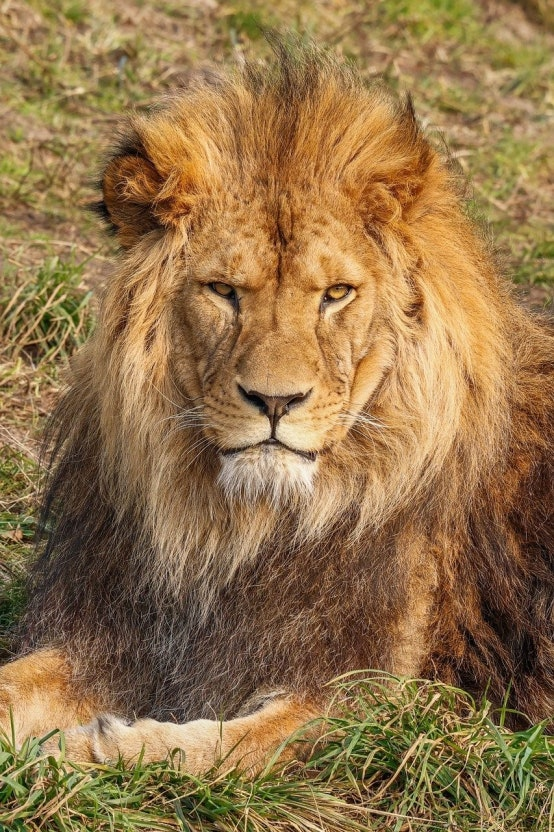
#> input picture 다운로드 (1).jpeg, 554 x 832 px
$ python -i animal_ai_animation.py   (imports and definitions only)
#> lines starting #> are read from the running program, lines starting #| are printed output that depends on the picture; after the words box and inside, x2 and y2 are one past the last pixel; in counts of white or black regions, pixels touching at a corner belong together
#> further down, picture is the input picture: shape (832, 554, 3); mean B, G, R 74.7, 116.2, 147.3
import os
import cv2
import numpy as np
from PIL import Image, ImageDraw, ImageFilter
from flask import Flask, request, render_template, send_file, jsonify, url_for
import subprocess
import tempfile
import uuid
import math
import random
import matplotlib.pyplot as plt
import io
import base64

# [1 line not run here, left out]
# [1 line that did not run here, left out]
# [1 line that did not run here, left out]
# [1 line that did not run here, left out]

# 폴더 생성
# [2 lines not run here, left out]

ALLOWED_EXTENSIONS = {'png', 'jpg', 'jpeg', 'gif', 'bmp', 'tiff'}

def allowed_file(filename):
    return '.' in filename and filename.rsplit('.', 1)[1].lower() in ALLOWED_EXTENSIONS

def detect_animal_body(image):
    """동물 몸체 감지 (색상 기반 세그멘테이션)"""
    # HSV 색상 공간으로 변환
    hsv = cv2.cvtColor(image, cv2.COLOR_BGR2HSV)
#> hsv: shape (832, 554, 3); mean H, S, V 17.1, 129.6, 147.8

    # 동물 털 색상 범위 (갈색, 검정, 흰색 등)
    lower_brown = np.array([10, 50, 50])
    upper_brown = np.array([20, 255, 255])

    lower_black = np.array([0, 0, 0])
    upper_black = np.array([180, 255, 50])

    lower_white = np.array([0, 0, 200])
    upper_white = np.array([180, 30, 255])

    # 마스크 생성
    mask_brown = cv2.inRange(hsv, lower_brown, upper_brown)
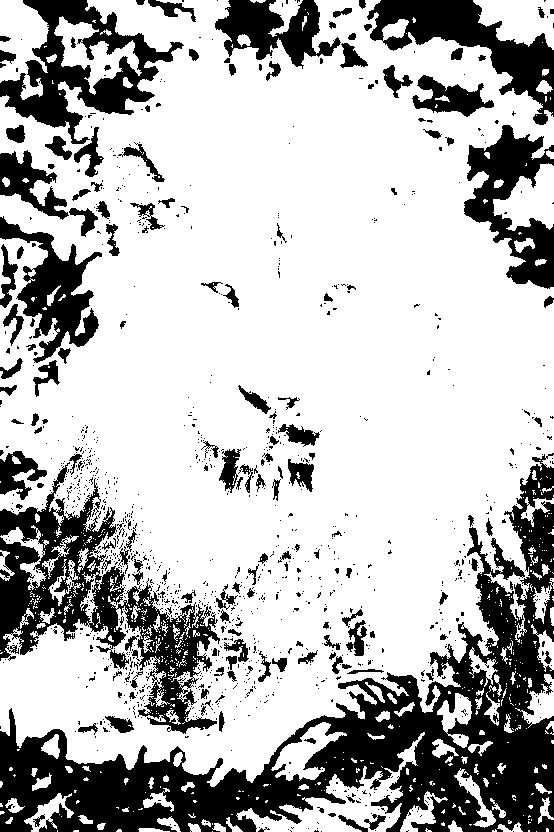
#> mask_brown: shape (832, 554); 72.6% white; 1241 black regions (1084 under 20 px), largest, box (x1, y1, x2, y2) and area: (0, 453, 554, 832) 52950, (0, 462, 220, 734) 17432, (0, 0, 184, 144) 9298
    mask_black = cv2.inRange(hsv, lower_black, upper_black)
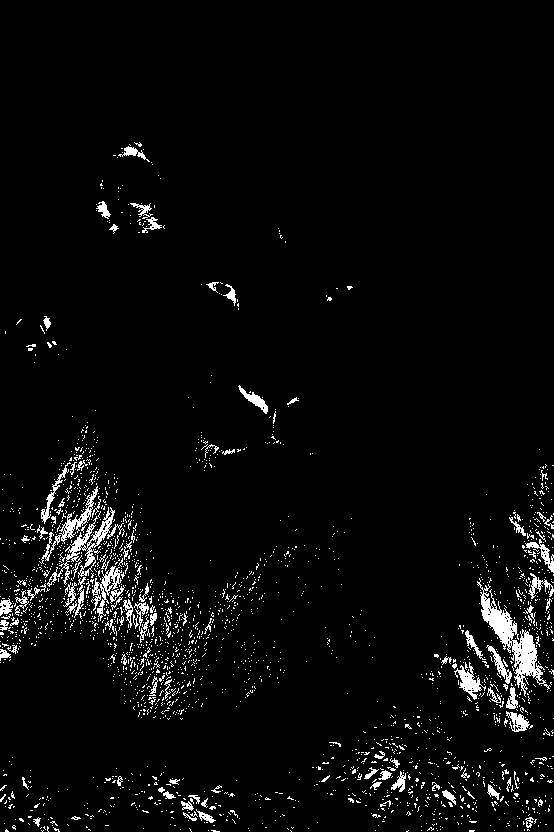
#> mask_black: shape (832, 554); 3.8% white in thin lines or dots, all inside (x1, y1, x2, y2) = (0, 142, 554, 832)
    mask_white = cv2.inRange(hsv, lower_white, upper_white)
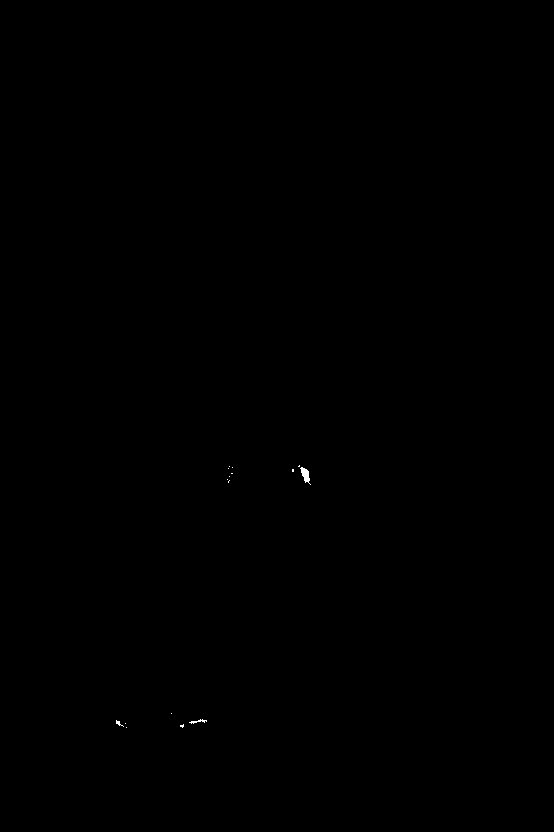
#> mask_white: shape (832, 554); 0.04% white; 16 white regions (13 under 20 px), largest, box (x1, y1, x2, y2) and area: (300, 467, 311, 485) 94, (189, 719, 207, 724) 36, (116, 720, 124, 727) 20

    # 마스크 결합
    mask = cv2.bitwise_or(mask_brown, mask_black)
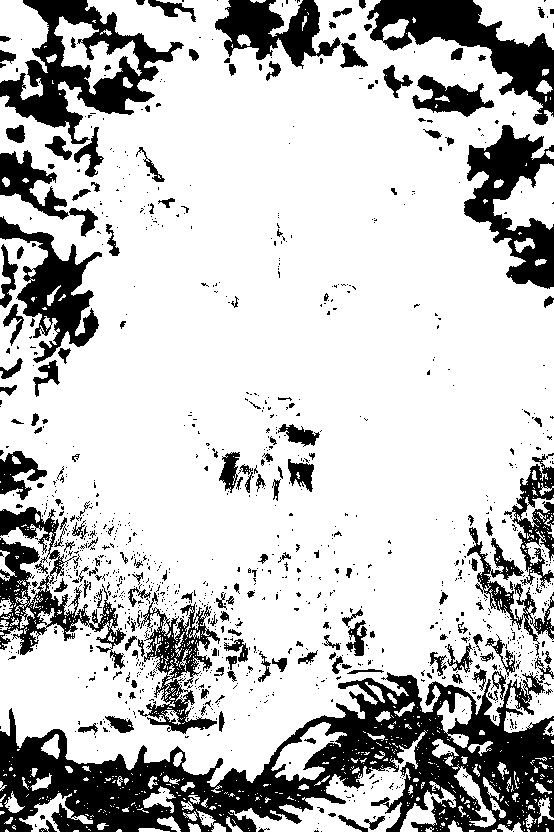
#> mask: shape (832, 554); 76.3% white; 1197 black regions (1019 under 20 px), largest, box (x1, y1, x2, y2) and area: (0, 656, 554, 832) 38354, (0, 0, 184, 144) 9298, (367, 0, 554, 125) 7726
    mask = cv2.bitwise_or(mask, mask_white)

    # 노이즈 제거
    kernel = np.ones((5,5), np.uint8)
    mask = cv2.morphologyEx(mask, cv2.MORPH_CLOSE, kernel)
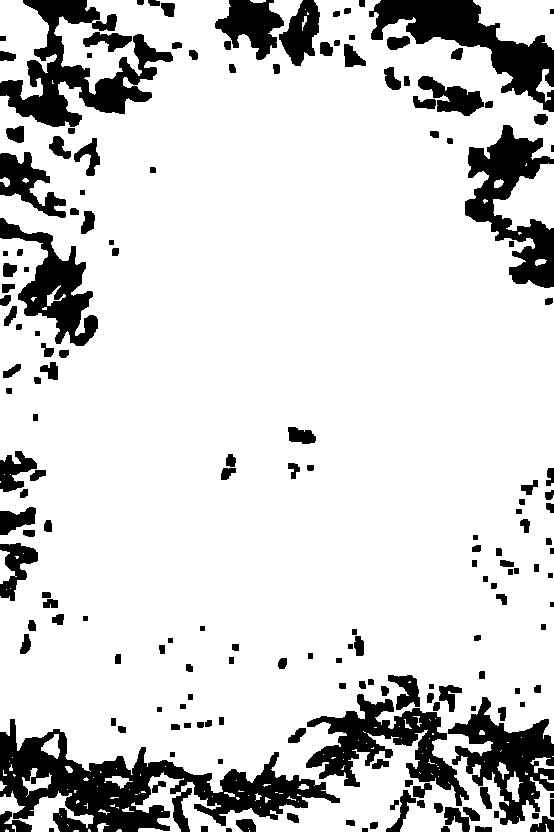
#> mask: shape (832, 554); 83.2% white; 178 black regions, largest, box (x1, y1, x2, y2) and area: (0, 719, 340, 832) 14796, (0, 0, 173, 127) 8062, (369, 0, 554, 112) 7117
    mask = cv2.morphologyEx(mask, cv2.MORPH_OPEN, kernel)
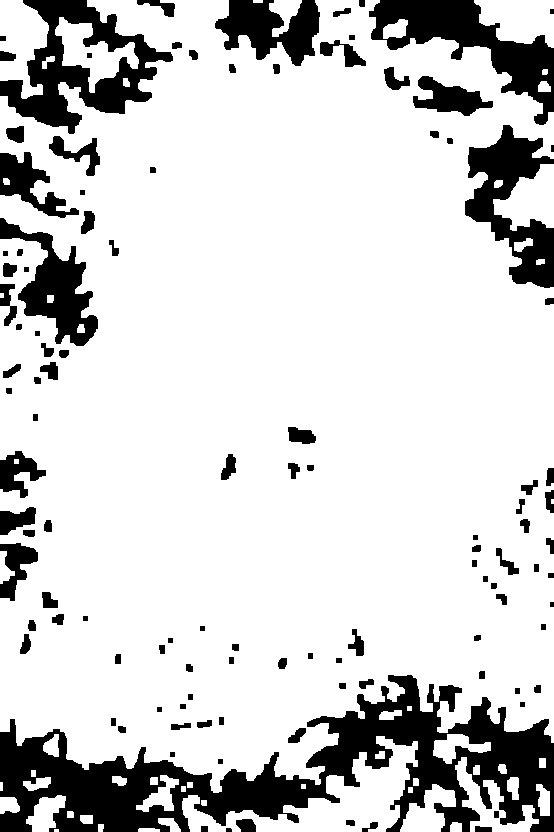
#> mask: shape (832, 554); 82.2% white; 113 black regions, largest, box (x1, y1, x2, y2) and area: (0, 675, 554, 832) 33566, (0, 0, 173, 134) 9023, (369, 0, 554, 125) 7841

    return mask

# [256 lines left out: functions apply_breathing_effect, apply_tail_wagging, apply_ear_movement, apply_eye_blinking, apply_head_movement, apply_fur_movement and 2 more, not called in this run]

# [3 lines that did not run here, left out]

# [45 lines that did not run here, left out]

# [7 lines that did not run here, left out]

# [3 lines not run here, left out]

>>> import cv2
>>> picture = cv2.imread('다운로드 (1).jpeg')
>>> result = detect_animal_body(picture)
